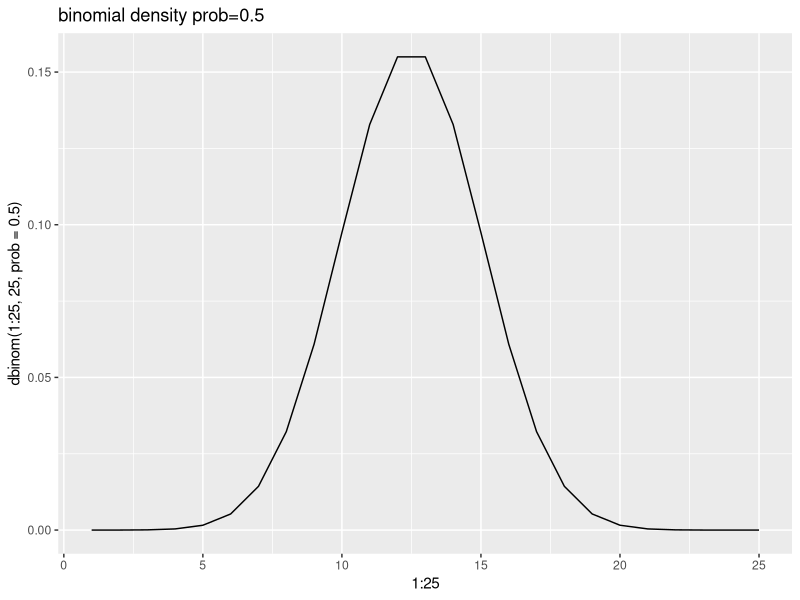
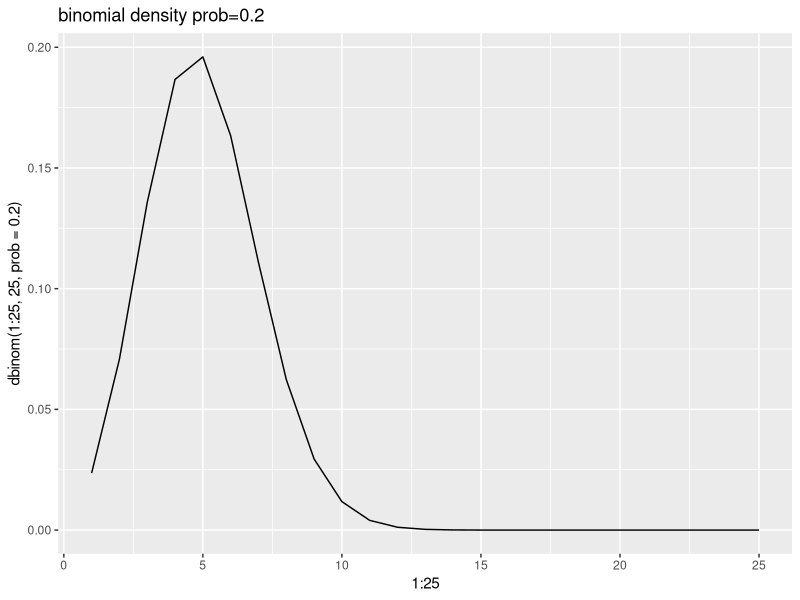
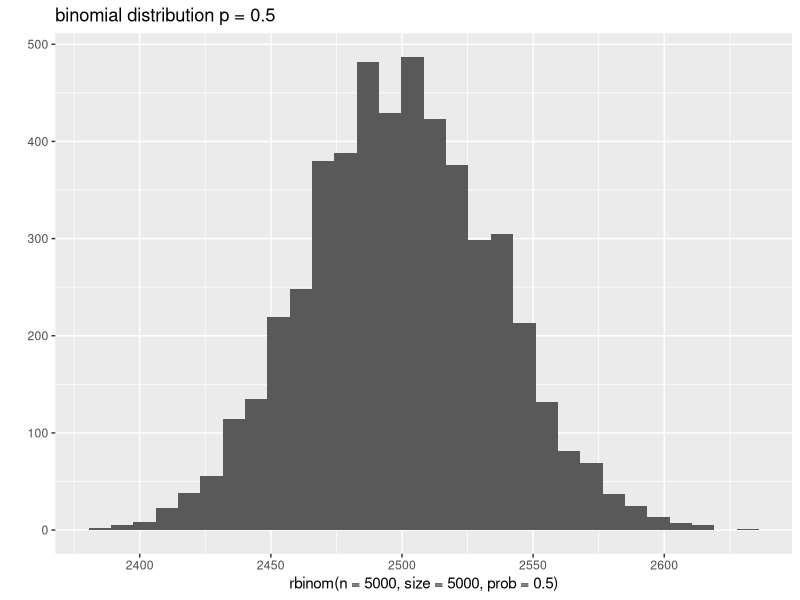
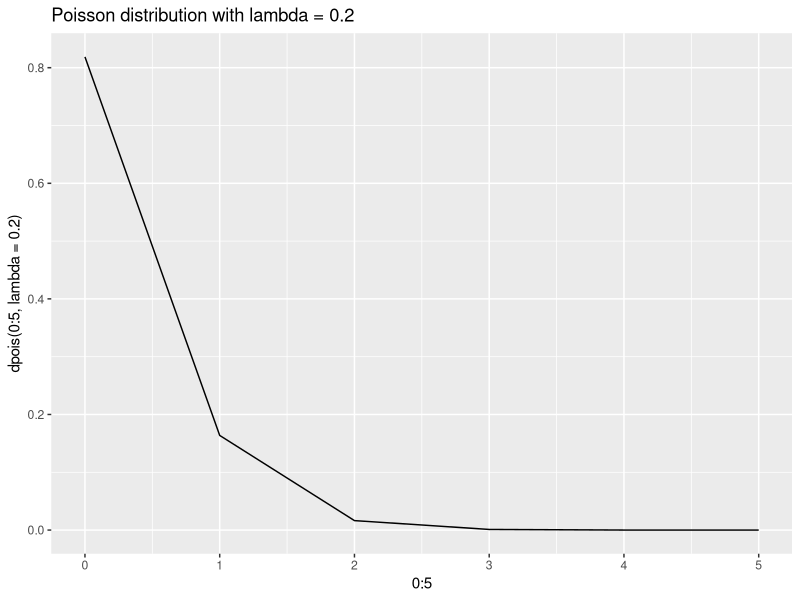
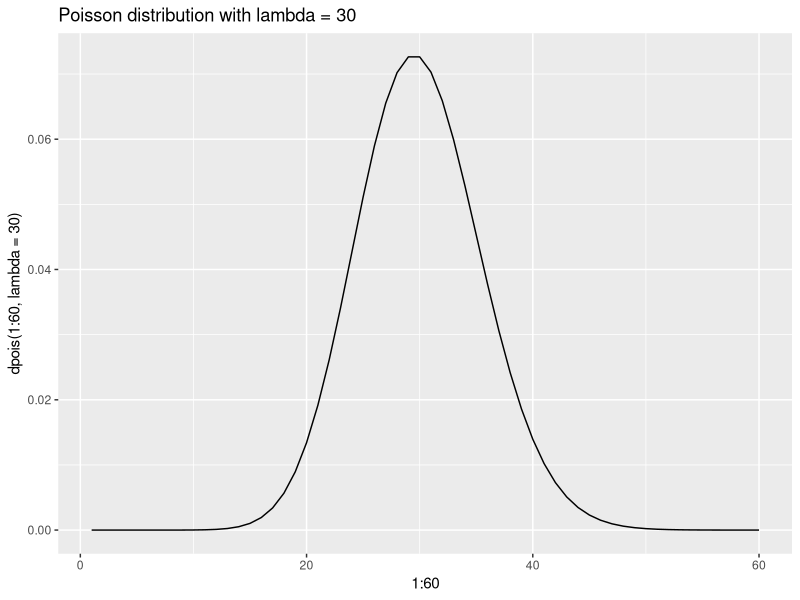
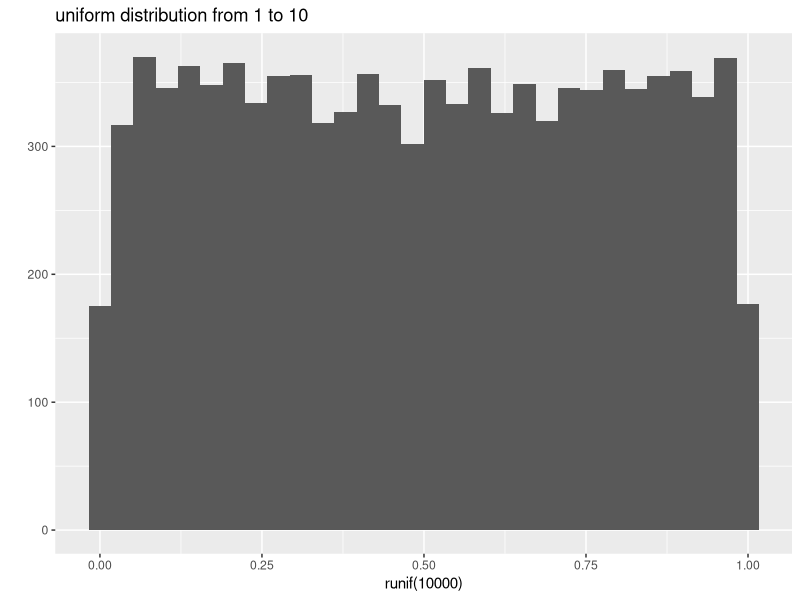
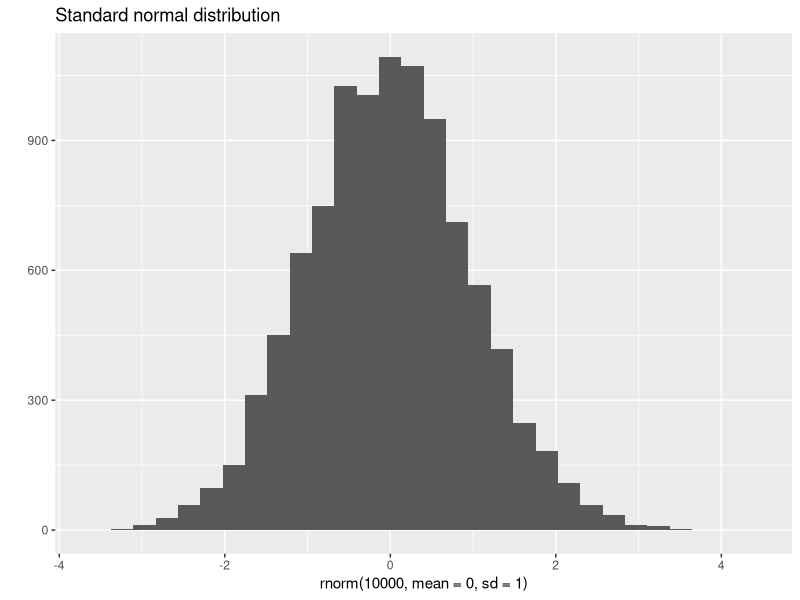
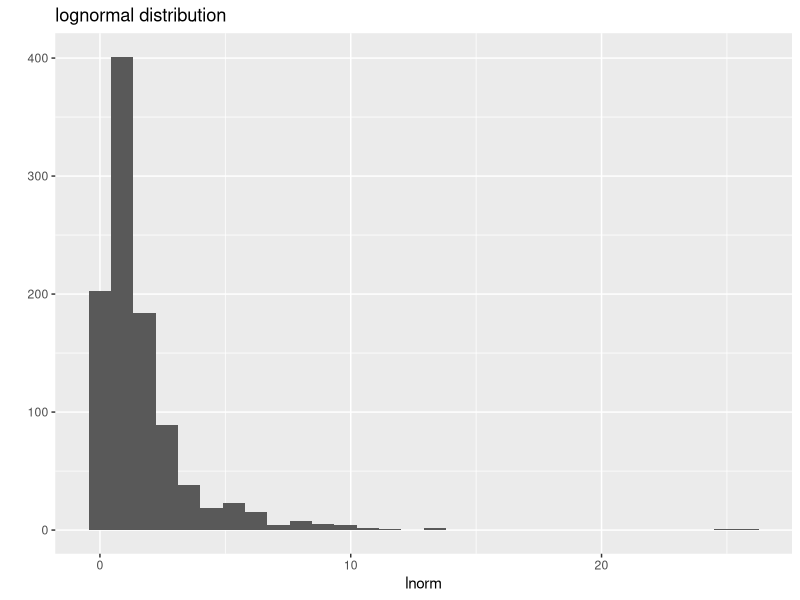

These charts were generated, in order, by the following R code:
## ---- chunk 1
# 10 observations, 1 trial
rbinom(n = 10, size=1, prob = 0.5)

# 1 observation, 10 trials
rbinom(n = 1, size=10, prob = 0.5)

# 10 observations, 10 trials
rbinom(n = 10, size=10, prob = 0.5)

## ---- chunk 2
library(ggplot2)
qplot(x=1:25, y=dbinom(1:25, 25, prob = 0.5), geom="line", main="binomial density prob=0.5")
qplot(x=1:25, y=dbinom(1:25, 25, prob = 0.2), geom="line", main="binomial density prob=0.2")
## ---- chunk 3
dbinom(25, 25, prob = 0.2)
## ---- chunk 4
qplot(rbinom(n = 5000, size=5000, prob = 0.5), main="binomial distribution p = 0.5")
## ---- chunk 5
rpois(10, lambda = 0.2)

qplot(x=0:5, y=dpois(0:5, lambda = 0.2), main="Poisson distribution with lambda = 0.2", geom="line")
## ---- chunk 6
qplot(x=1:60, y=dpois(1:60, lambda = 30), main="Poisson distribution with lambda = 30", geom="line")
## ---- chunk 7
runif(10, min = 1, max = 10)

qplot(runif(10000), min=1, max=10, main="uniform distribution from 1 to 10")
## ---- chunk 8
rnorm(10, mean=0, sd=1)

qplot(rnorm(10000, mean=0, sd=1), main="Standard normal distribution ")
## ---- chunk 9
rlnorm(10, meanlog = 0, sdlog = 1)

lnorm <- rlnorm(1000, meanlog = 0, sdlog = 1)

qplot(lnorm, main="lognormal distribution")
qplot(log(lnorm), main="logged lognormal distribution")
## ---- chunk 10
rexp(10, rate=2)

exponential <- rexp(1000, rate=2)
qplot(exponential, main="Shape of Exponential distribution using random simulated data")

## ---- chunk 11
qplot(seq(0,5,0.1), dexp(x = seq(0,5,0.1), rate=2), geom="line", main="Theoretical shape of exponential dist with rate = 2")
## ---- chunk 12
pnorm(q = 5, mean = 10, sd = 1.5)
## ---- chunk 13
set.seed(1237)
grades <- rnorm(1000, mean=75, sd=10)
qplot(grades)
## ---- chunk 14
ninety_percentile <- qnorm(0.9, mean=75, sd = 10)
qplot(grades, main="grades distribution with 90th percentile indicated") + 
  geom_vline(xintercept=ninety_percentile, color="red")
## ---- chunk 15
sum(grades <= ninety_percentile) / length(grades)
## ---- chunk 16
qqnorm(rnorm(1000))
## ---- chunk 17
qqnorm(rnorm(1000)^2)
qqnorm(rnorm(1000)^3)
## ---- chunk 18
shapiro.test(rnorm(1000))
shapiro.test(rnorm(1000)^2)
